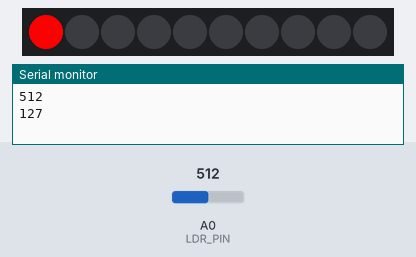
This sketch was run on a simulated Arduino Uno, built with avr-gcc and run on an emulated ATmega328P. Parts: 10 RGB LEDs in strip order, left to right, the last lines printed to the serial monitor. The inputs (shaded band) are chosen by the test bench; at power-on: A0 (LDR_PIN) = 512.

Above: at 0.05 s.
At 3.77 s:
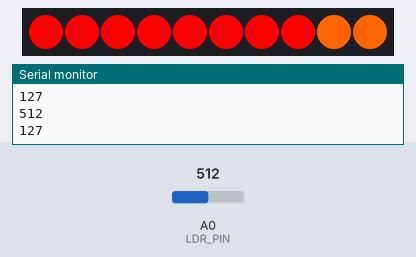
At 9.9 s:
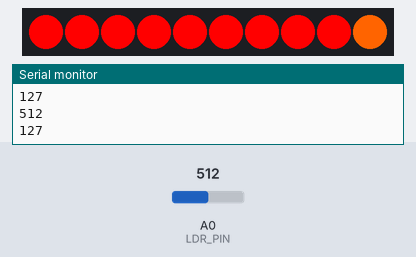
At 19.96 s:
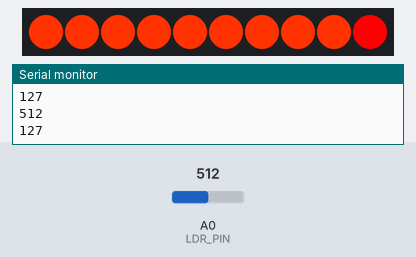
At 30.12 s:
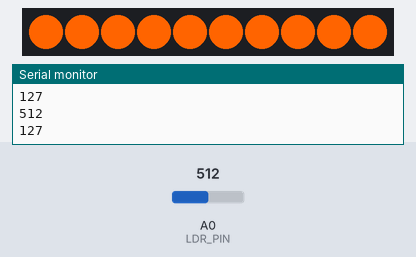
At 39.88 s:
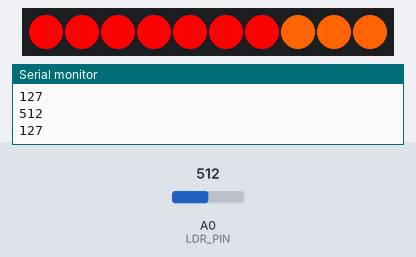

The sketch:

LDRNeopixel.ino
```cpp
#include <Adafruit_NeoPixel.h>
#define LED_PIN 9
#define LED_COUNT 10
#define LDR_PIN A0

Adafruit_NeoPixel strip(LED_COUNT, LED_PIN, NEO_GRB + NEO_KHZ800);

void setup()
{
  Serial.begin(9600);
  pinMode(LDR_PIN, INPUT);
  strip.begin();
  strip.show();
}

void loop()
{
  int input = analogRead(LDR_PIN);
  int brightness =map(input, 0, 1023, 0, 255);
  Serial.println(input);
  Serial.println(brightness);

  //tedious->for loop(s)/function(s)?
  colorFlow(strip.Color(255, 0, 0), brightness);//red
  colorFlow(strip.Color(255, 50, 0), brightness);//red-orange
  colorFlow(strip.Color(255, 100, 0), brightness);//orange-red
  /*colorFlow(strip.Color(255, 150, 0), brightness);//orange
  colorFlow(strip.Color(255, 200, 0), brightness);//yellow
  colorFlow(strip.Color(255, 250, 0), brightness);//bright-yellow
  colorFlow(strip.Color(200, 255, 0), brightness);//yellow-green
  colorFlow(strip.Color(150, 255, 0), brightness);//green-yellow
  colorFlow(strip.Color(100, 255, 0), brightness);//green
  colorFlow(strip.Color(50, 255, 0), brightness);//still green...
  colorFlow(strip.Color(0, 255, 50), brightness);//green
  colorFlow(strip.Color(0, 255, 100), brightness);//green-blue
  colorFlow(strip.Color(0, 255, 150), brightness);//light blue
  colorFlow(strip.Color(0, 255, 200), brightness);//
  colorFlow(strip.Color(0, 255, 250), brightness);//
  colorFlow(strip.Color(0, 200, 255), brightness);//getting darker...
  colorFlow(strip.Color(0, 150, 255), brightness);//
  colorFlow(strip.Color(0, 100, 255), brightness);//
  colorFlow(strip.Color(0, 0, 255), brightness);//darkest blue
  colorFlow(strip.Color(50, 0, 255), brightness);//getting purple...
  colorFlow(strip.Color(100, 0, 255), brightness);//
  colorFlow(strip.Color(150, 0, 255), brightness);//
  colorFlow(strip.Color(200, 0, 255), brightness);//turning lighter and into pink?
  colorFlow(strip.Color(255, 0, 255), brightness);//
  colorFlow(strip.Color(255, 0, 200), brightness);//
  colorFlow(strip.Color(255, 0, 150), brightness);//
  colorFlow(strip.Color(255, 0, 100), brightness);//
  colorFlow(strip.Color(255, 0, 50), brightness);//*/


}

void colorFlow(uint32_t color, int wait)
{
  for(int i=0; i<strip.numPixels(); i++)
  {
    strip.setPixelColor(i, color);
    strip.show();
    delay(100);
  }
}
```
